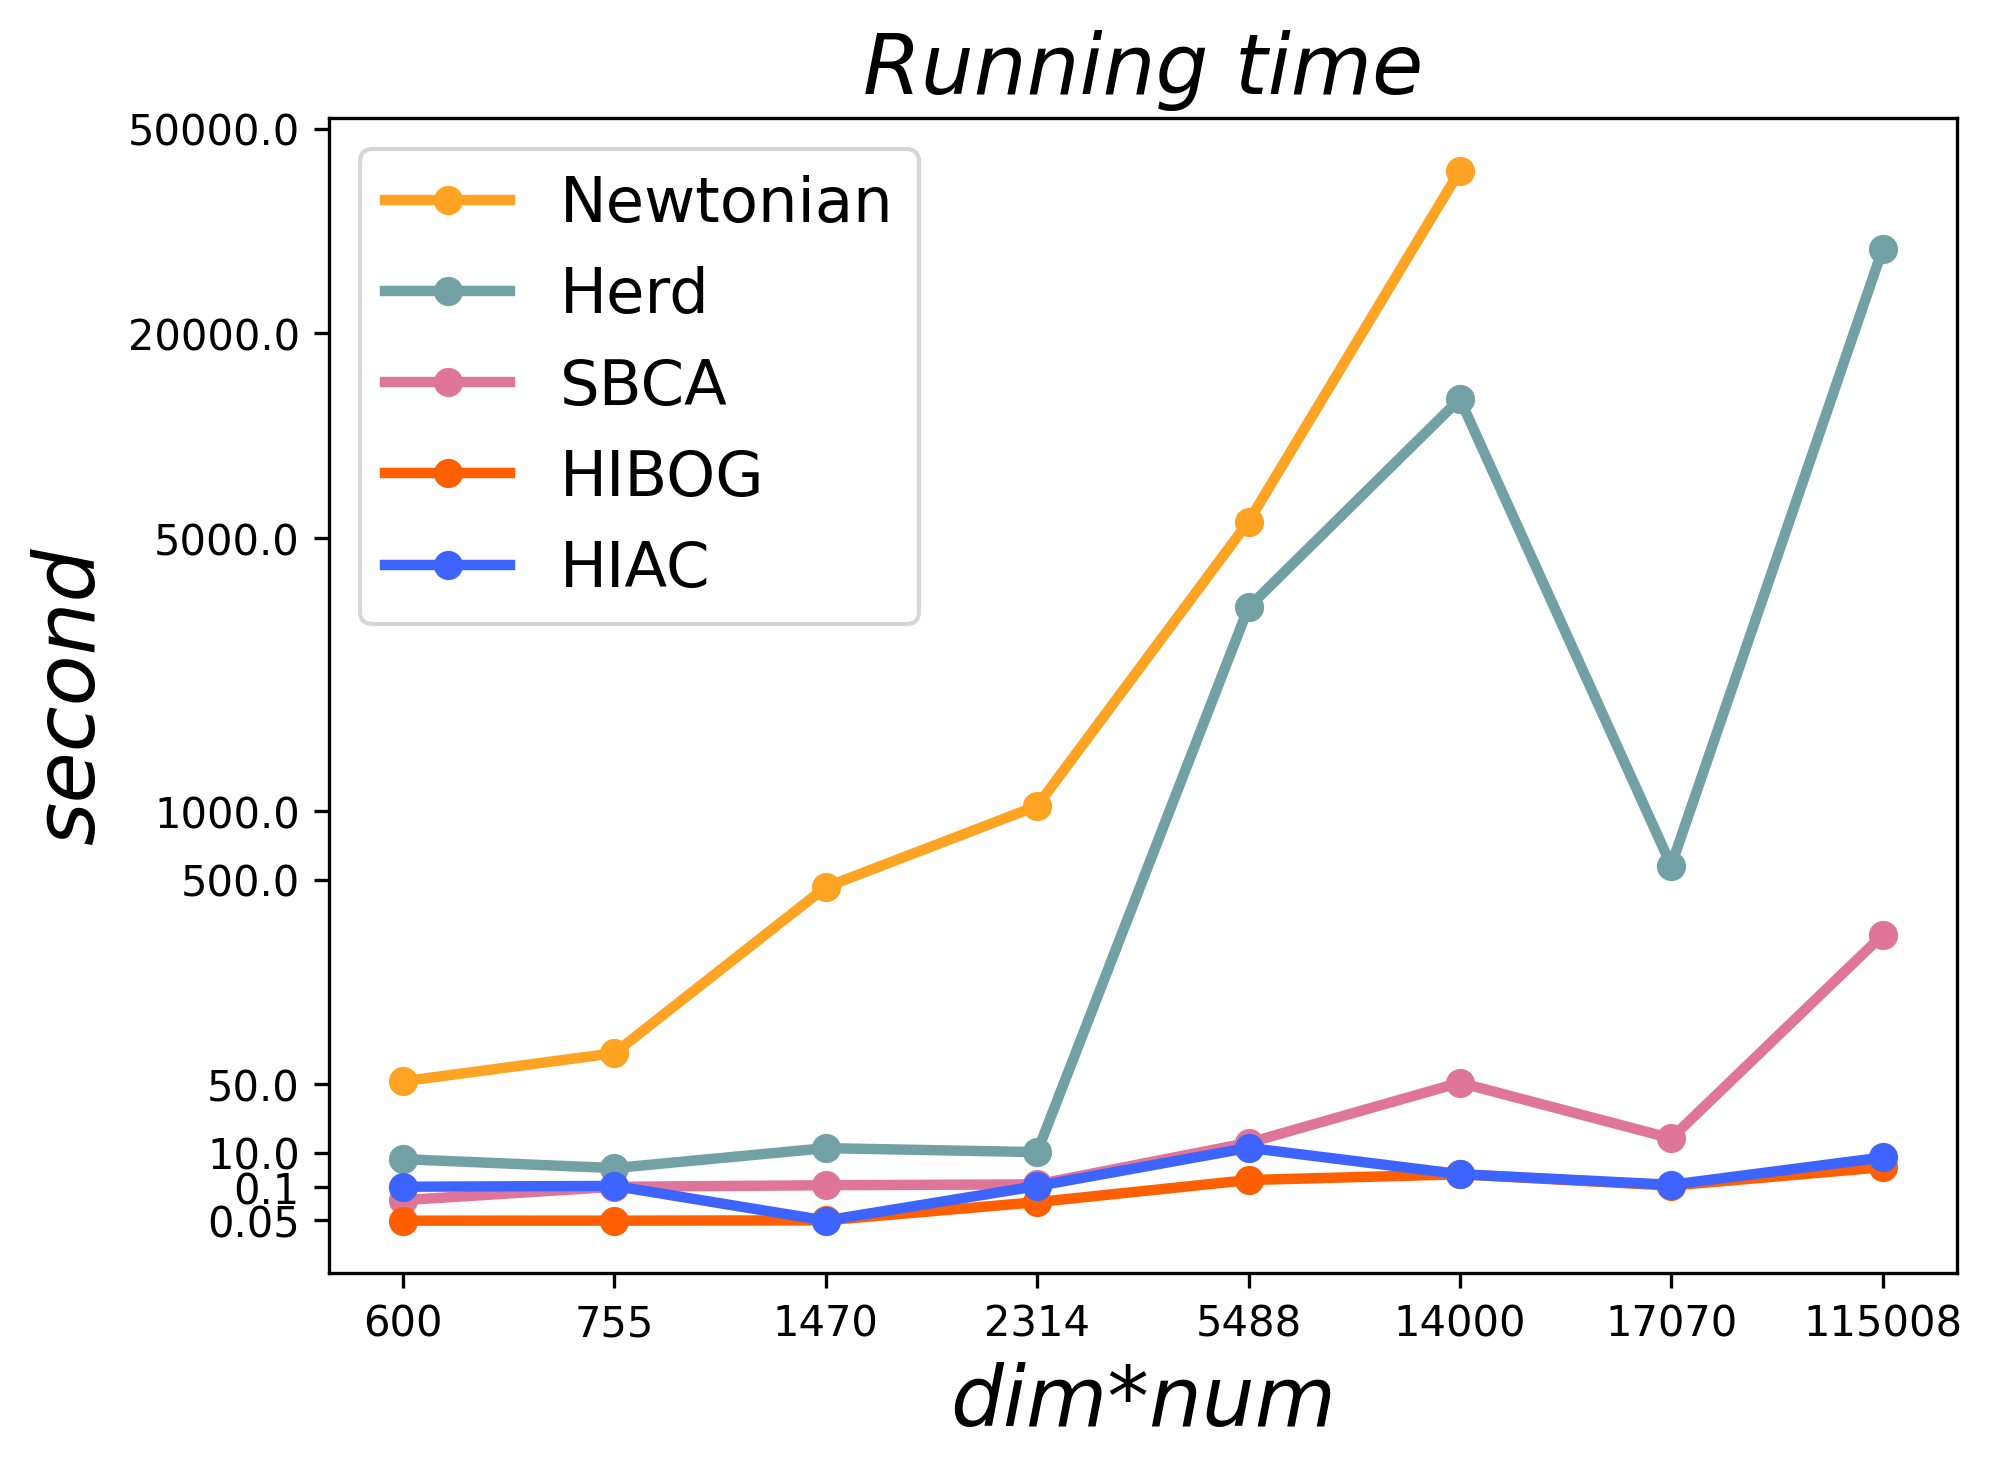

Recreate this plot in Python.
import numpy as np
import matplotlib.pyplot as plt
import matplotlib.patches as patches
from mpl_toolkits.axes_grid1.inset_locator import zoomed_inset_axes
from mpl_toolkits.axes_grid1.inset_locator import mark_inset
# encoding = utf-8
from matplotlib.font_manager import FontProperties

font_size = FontProperties(fname=r"c:\windows\fonts\simsun.ttc", size=20)
fontProperties = font_size


#加载数据集
data_x_label = np.array([600, 755, 1470, 2314, 5488, 14000,17070, 115008])
data_x = np.array([1,2,3,4,5,6,7,8])
# data_y_label = np.array([0.1, 5, 10, 50, 500,1000,5000,20000,50000])
# data_y = np.array([0.01, 0.5, 1, 2, 5, 6, 10, 13, 16])

#data_y_label = np.array([0.05, 0.1, 10, 50, 500,1000,5000,20000,50000])
#data_y = np.array([0.01, 0.5, 1, 2, 5, 6, 10, 13, 16])
data_y_label = np.array([0.05, 0.1, 10, 50, 500,1000,5000,20000,50000])
data_y = np.array([0.01, 0.5, 1, 2, 5, 6, 10, 13, 16])

data_hiac_truth = np.array([0.119, 0.363, 0.027, 0.321, 12.822, 3.763, 0.670, 8.605])
data_hiac = np.array([0.501, 0.513, 0.0054, 0.511, 1.071, 0.685, 0.529, 0.930])

data_hibog_truth =np.array([0.02, 0.023, 0.043, 0.077, 2.07, 3.72, 0.44, 5.79])
#data_hibog =np.array([0.002, 0.0023, 0.0043, 0.0077, 0.207, 0.3372, 0.044, 0.579])
data_hibog =np.array([0.004, 0.0046, 0.0086, 0.2756, 0.599, 0.683, 0.517, 0.787])

data_y_label = np.array([0.05, 0.1, 10, 50, 500,1000,5000,20000,50000])
data_y = np.array([0.01, 0.5, 1, 2, 5, 6, 10, 13, 16])
data_SCBA_truth = np.array([0.08, 0.10, 0.55, 0.81, 15.76, 53.68, 18.40, 378.19])
#data_SCBA = np.array([0.008, 0.01, 0.055, 0.081, 1.144, 2.025, 1.21, 4.188])
data_SCBA = np.array([0.304, 0.5, 0.523, 0.536, 1.144, 2.025, 1.21, 4.188])

data_newm_truh = np.array([56.76, 118.69, 483.43, 1078.10, 6210.75, 43831.61])
data_newm = np.array([2.045, 2.4579, 4.8895, 6.0781, 10.24215, 15.383161])

data_y_label = np.array([0.05, 0.1, 10, 50, 500,1000,5000,20000,50000])
data_y = np.array([0.01, 0.5, 1, 2, 5, 6, 10, 13, 16])
data_herb_truth = np.array([8.11, 5.52, 12.66, 10.31, 3987.01, 15197.34, 602.68, 32307])
#data_herb = np.array([0.811, 0.552, 1.0665, 1.00775, 8.98701, 12.0394, 5.20536, 14.2307])
data_herb = np.array([0.905, 0.774, 1.0665, 1.00775, 8.98701, 12.0394, 5.20536, 14.2307])
cValue = ['#071E3D','#278EA5','#21E6C1','#FFBA5A','#FF7657','#C56868','#6b76ff']
fig = plt.figure(figsize=(7, 5))
# plt.plot(data_x, data_hibog,linewidth= 2.5, c='#fe5f55',label='HIBOG')
# plt.plot(data_x[:6], data_newm,linewidth= 2.5, c='#7b88ff',label='Newtonian')
# plt.plot(data_x[:7], data_herb,linewidth= 2.5, c=cValue[3],label='Herd')

plt.plot(data_x[:6], data_newm,linewidth= 2.5, c='#ffa323',label='Newtonian',marker='o')
plt.plot(data_x, data_herb,linewidth= 2.5, c='#71a0a5',label='Herd',marker='o')
plt.plot(data_x, data_SCBA,linewidth= 2.5, c='#df7599',label='SBCA',marker='o')
plt.plot(data_x, data_hibog,linewidth= 2.5, c='#ff5f00',label='HIBOG',marker='o')
plt.plot(data_x, data_hiac,linewidth= 2.5, c='#3e64ff',label='HIAC',marker='o')
plt.xticks(data_x, data_x_label, size=10)
plt.yticks(data_y, data_y_label, size=10)
plt.title("Running time", fontstyle='italic', size=20)
plt.xlabel('dim*num', fontstyle='italic', size=20)
plt.ylabel('second', fontstyle='italic', size=20)
plt.legend(loc="upper left", fontsize=15)
plt.savefig('./time.png', dpi=300, bbox_inches='tight')
plt.show()


